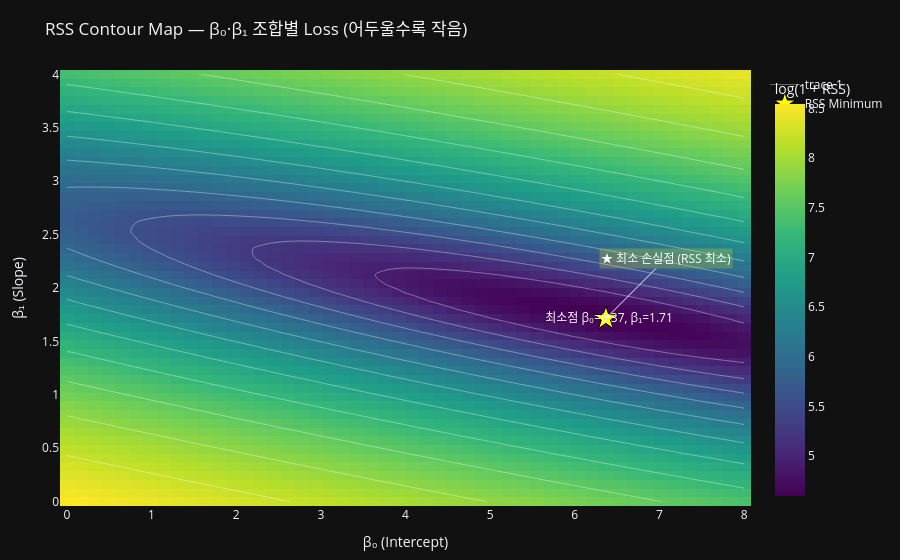

The cell this chart's notebook holds for it:
### Markdown cell above
![image.png](attachment:56df4e02-0a69-4aa1-b659-53751a0f7f30.png)

### Code cell
import numpy as np
import plotly.graph_objects as go

Z = np.log1p(RSS)

min_idx = np.unravel_index(np.argmin(Z), Z.shape)
b0_star = b0_range[min_idx[1]]
b1_star = b1_range[min_idx[0]]
z_star  = Z[min_idx]

fig = go.Figure()

fig.add_trace(go.Heatmap(
    z=Z,
    x=b0_range,
    y=b1_range,
    colorscale="Viridis",
    colorbar=dict(title="log(1 + RSS)"),
    hovertemplate=(
        "β₀ (Intercept) = %{x:.3f}<br>"
        "β₁ (Slope) = %{y:.3f}<br>"
        "log(1+RSS) = %{z:.3f}<extra></extra>"
    )
))

fig.add_trace(go.Contour(
    z=Z,
    x=b0_range,
    y=b1_range,
    showscale=False,
    contours=dict(
        coloring="none", showlabels=False, start=Z.min(),
        end=Z.max(), size=(Z.max()-Z.min())/12
    ),
    line=dict(color="rgba(255,255,255,0.35)", width=1)
))

fig.add_trace(go.Scatter(
    x=[b0_star], y=[b1_star],
    mode="markers+text",
    marker=dict(symbol="star", size=18, color="yellow", line=dict(color="black", width=1)),
    text=[f"  최소점 β₀={b0_star:.2f}, β₁={b1_star:.2f}"],
    textfont=dict(color="white"),
    name="RSS Minimum",
))

fig.update_layout(
    title="RSS Contour Map — β₀·β₁ 조합별 Loss (어두울수록 작음)",
    template="plotly_dark",
    xaxis_title="β₀ (Intercept)",
    yaxis_title="β₁ (Slope)",
    annotations=[
        dict(
            x=b0_star, y=b1_star, text="★ 최소 손실점 (RSS 최소)",
            showarrow=True, arrowhead=2, ax=60, ay=-60,
            bgcolor="rgba(255,255,0,0.2)", font=dict(color="white")
        )
    ],
    margin=dict(l=60, r=40, t=70, b=50)
)

fig.show()

print(f"RSS 최소점: β₀*={b0_star:.4f}, β₁*={b1_star:.4f}, log(1+RSS)={z_star:.4f}")

### Figure 1 — Plotly figure (JSON) as saved in the notebook; plotly's stock layout.template omitted (floating-point values rounded to 4 significant figures; data arrays with more than 128 entries replaced by an {"elided": "..."} marker saying what was removed)
{"data": [{"colorbar": {"title": {"text": "log(1 + RSS)"}}, "colorscale": [[0, "#440154"], [0.1111, "#482878"], [0.2222, "#3e4989"], [0.3333, "#31688e"], [0.4444, "#26828e"], [0.5556, "#1f9e89"], [0.6667, "#35b779"], [0.7778, "#6ece58"], [0.8889, "#b5de2b"], [1, "#fde725"]], "hovertemplate": "β₀ (Intercept) = %{x:.3f}<br>β₁ (Slope) = %{y:.3f}<br>log(1+RSS) = %{z:.3f}<extra></extra>", "type": "heatmap", "x": [0.0, 0.1633, 0.3265, 0.4898, 0.6531, 0.8163, 0.9796, 1.143, 1.306, 1.469, 1.633, 1.796, 1.959, 2.122, 2.286, 2.449, 2.612, 2.776, 2.939, 3.102, 3.265, 3.429, 3.592, 3.755, 3.918, 4.082, 4.245, 4.408, 4.571, 4.735, 4.898, 5.061, 5.224, 5.388, 5.551, 5.714, 5.878, 6.041, 6.204, 6.367, 6.531, 6.694, 6.857, 7.02, 7.184, 7.347, 7.51, 7.673, 7.837, 8.0], "y": [0.0, 0.08163, 0.1633, 0.2449, 0.3265, 0.4082, 0.4898, 0.5714, 0.6531, 0.7347, 0.8163, 0.898, 0.9796, 1.061, 1.143, 1.224, 1.306, 1.388, 1.469, 1.551, 1.633, 1.714, 1.796, 1.878, 1.959, 2.041, 2.122, 2.204, 2.286, 2.367, 2.449, 2.531, 2.612, 2.694, 2.776, 2.857, 2.939, 3.02, 3.102, 3.184, 3.265, 3.347, 3.429, 3.51, 3.592, 3.673, 3.755, 3.837, 3.918, 4.0], "z": {"elided": "50x50 float values"}}, {"contours": {"coloring": "none", "end": 8.546, "showlabels": false, "size": 0.3289, "start": 4.599}, "line": {"color": "rgba(255,255,255,0.35)", "width": 1}, "showscale": false, "type": "contour", "x": [0.0, 0.1633, 0.3265, 0.4898, 0.6531, 0.8163, 0.9796, 1.143, 1.306, 1.469, 1.633, 1.796, 1.959, 2.122, 2.286, 2.449, 2.612, 2.776, 2.939, 3.102, 3.265, 3.429, 3.592, 3.755, 3.918, 4.082, 4.245, 4.408, 4.571, 4.735, 4.898, 5.061, 5.224, 5.388, 5.551, 5.714, 5.878, 6.041, 6.204, 6.367, 6.531, 6.694, 6.857, 7.02, 7.184, 7.347, 7.51, 7.673, 7.837, 8.0], "y": [0.0, 0.08163, 0.1633, 0.2449, 0.3265, 0.4082, 0.4898, 0.5714, 0.6531, 0.7347, 0.8163, 0.898, 0.9796, 1.061, 1.143, 1.224, 1.306, 1.388, 1.469, 1.551, 1.633, 1.714, 1.796, 1.878, 1.959, 2.041, 2.122, 2.204, 2.286, 2.367, 2.449, 2.531, 2.612, 2.694, 2.776, 2.857, 2.939, 3.02, 3.102, 3.184, 3.265, 3.347, 3.429, 3.51, 3.592, 3.673, 3.755, 3.837, 3.918, 4.0], "z": {"elided": "50x50 float values"}}, {"marker": {"color": "yellow", "line": {"color": "black", "width": 1}, "size": 18, "symbol": "star"}, "mode": "markers+text", "name": "RSS Minimum", "text": ["  최소점 β₀=6.37, β₁=1.71"], "textfont": {"color": "white"}, "type": "scatter", "x": [6.367], "y": [1.714]}], "layout": {"annotations": [{"arrowhead": 2, "ax": 60, "ay": -60, "bgcolor": "rgba(255,255,0,0.2)", "font": {"color": "white"}, "showarrow": true, "text": "★ 최소 손실점 (RSS 최소)", "x": 6.367, "y": 1.714}], "margin": {"b": 50, "l": 60, "r": 40, "t": 70}, "title": {"text": "RSS Contour Map — β₀·β₁ 조합별 Loss (어두울수록 작음)"}, "xaxis": {"title": {"text": "β₀ (Intercept)"}}, "yaxis": {"title": {"text": "β₁ (Slope)"}}}}
